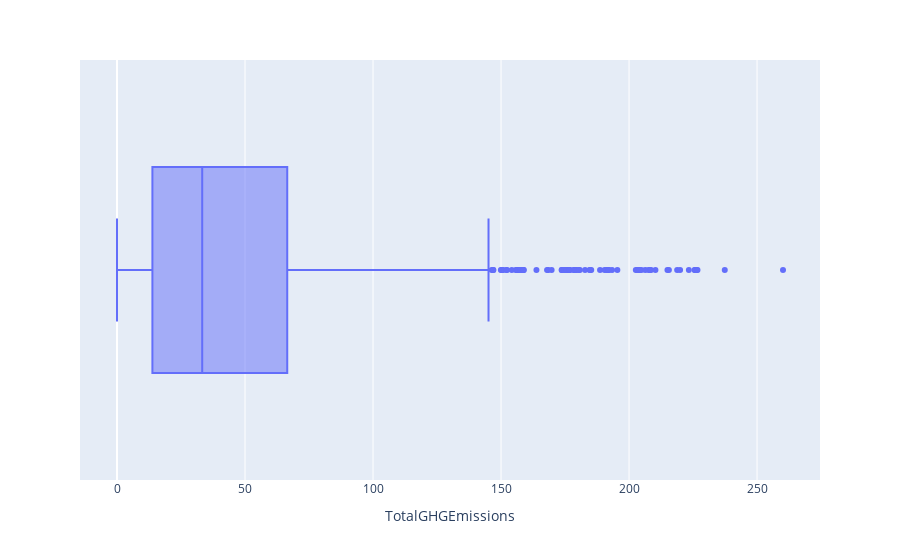
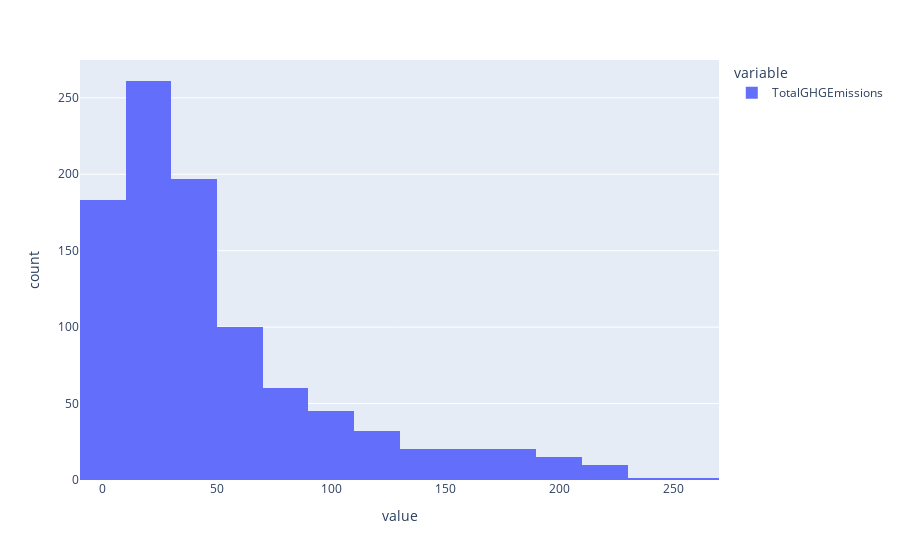

The cell these charts' notebook holds for them, in order:
### Code cell
boxplot_hist(df,'TotalGHGEmissions')

### Figure 1 — Plotly figure (JSON) as saved in the notebook; plotly's stock layout.template omitted (floating-point values rounded to 4 significant figures; data arrays with more than 128 entries replaced by an {"elided": "..."} marker saying what was removed)
{"data": [{"alignmentgroup": "True", "hovertemplate": "TotalGHGEmissions=%{x}<extra></extra>", "legendgroup": "", "marker": {"color": "#636efa"}, "name": "", "notched": false, "offsetgroup": "", "orientation": "h", "showlegend": false, "type": "box", "x": {"elided": "965 float values"}, "x0": " ", "xaxis": "x", "y0": " ", "yaxis": "y"}], "layout": {"boxmode": "group", "legend": {"tracegroupgap": 0}, "margin": {"t": 60}, "xaxis": {"anchor": "y", "domain": [0, 1], "title": {"text": "TotalGHGEmissions"}}, "yaxis": {"anchor": "x", "domain": [0, 1]}}}

### Figure 2 — Plotly figure (JSON) as saved in the notebook; plotly's stock layout.template omitted (floating-point values rounded to 4 significant figures; data arrays with more than 128 entries replaced by an {"elided": "..."} marker saying what was removed)
{"data": [{"alignmentgroup": "True", "bingroup": "x", "hovertemplate": "variable=TotalGHGEmissions<br>value=%{x}<br>count=%{y}<extra></extra>", "legendgroup": "TotalGHGEmissions", "marker": {"color": "#636efa", "pattern": {"shape": ""}}, "name": "TotalGHGEmissions", "nbinsx": 24, "offsetgroup": "TotalGHGEmissions", "orientation": "v", "showlegend": true, "type": "histogram", "x": {"elided": "965 float values"}, "xaxis": "x", "yaxis": "y"}], "layout": {"barmode": "relative", "legend": {"title": {"text": "variable"}, "tracegroupgap": 0}, "margin": {"t": 60}, "xaxis": {"anchor": "y", "domain": [0, 1], "title": {"text": "value"}}, "yaxis": {"anchor": "x", "domain": [0, 1], "title": {"text": "count"}}}}
